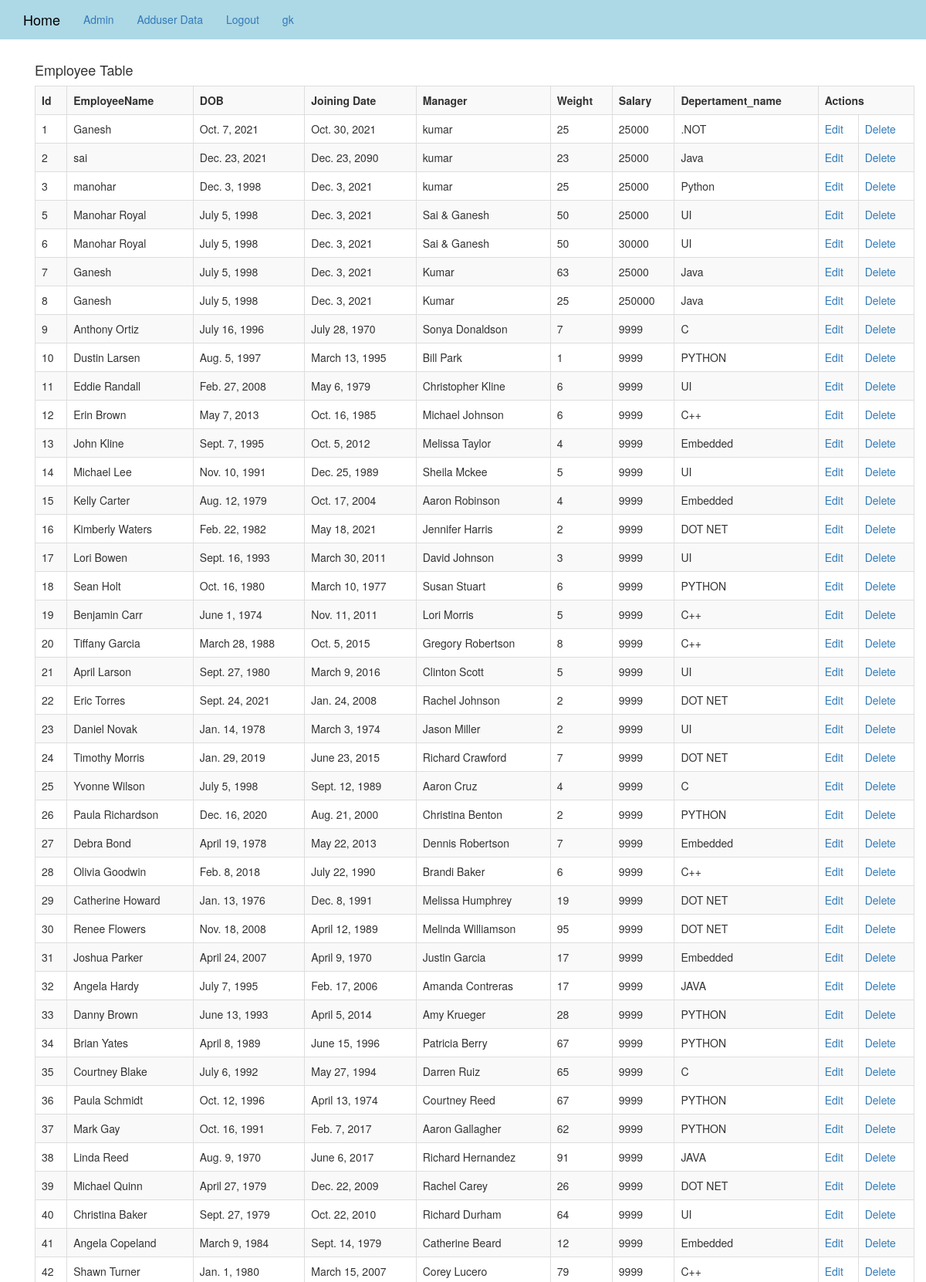
Screenshot of /list/ (signed in, upper part) with the database file from the repository.
### layout/models.py (models this page shows, shortened)
class Employee(models.Model):
    employee_name=models.CharField(max_length=250)
    dob=models.DateField()
    joining_date=models.DateField()
    manager=models.CharField(max_length=250)
    weight=models.IntegerField()
    salary=models.BigIntegerField()
    department=models.ForeignKey(Department,on_delete=models.CASCADE)
    city=models.CharField(max_length=250)

class Department(models.Model):
    department_name=models.CharField(max_length=50)
    def __str__(self):
        return self.department_name

### layout/views.py (the view)
# urls.py: path('list/',views.list,name='list'),
def list(request):
    emp=Employee.objects.all()
    dep=Department.objects.all()
    return render(request,'list.html',{'emp':emp,'dep':dep})

### Templates/list.html (shortened to what this page needs)
<!DOCTYPE html>
{% extends 'index.html' %}
{% block body_block %}
<div class="container">
    <h4 style=""text=-align:cnter;">Employee Table</h4>
    <table class="table table-striped table-bordered table-sm">
        <tr>
            <th>Id</th>
            <th>EmployeeName</th>
            <th>DOB</th>
            <th>Joining Date</th>
            <th>Manager</th>
            <th>Weight</th>
            <th>Salary</th>
            <th>Depertament_name</th>
            <th colspan="2">Actions</th>
        </tr>
        {% for i in emp %}
        <tr>
            <td>{{i.id}}</td>
            <td>{{i.employee_name}}</td>
            <td>{{i.dob}}</td>
            <td>{{i.joining_date}}</td>
            <td>{{i.manager}}</td>
            <td>{{i.weight}}</td>
            <td>{{i.salary}}</td>
            <td>{{i.department}}</td>
            <td><a href="{% url 'edit' i.id %}" >Edit</a></td>
            <td><a href="{% url 'delete' i.id %}">Delete</a></td>
        </tr>
        {% endfor %}
    </table>
</div>
{% endblock %}

### Templates/index.html (shortened to what this page needs)
{% load static %}
<!DOCTYPE html>
<html lang="en">
<head>
  <link rel="stylesheet" href="https://maxcdn.bootstrapcdn.com/bootstrap/3.3.7/css/bootstrap.min.css" />
  <link rel="stylesheet" href="https://cdnjs.cloudflare.com/ajax/libs/font-awesome/4.7.0/css/font-awesome.min.css">
    <link rel="stylesheet" href="https://stackpath.bootstrapcdn.com/bootstrap/3.4.1/css/bootstrap.min.css">
</head>
<body>
<nav class="navbar  navbar-custom navbar-static-top"  >
    <div class="container">
        <ul class="nav navbar-nav">
            <li><a class="navbar-brand" href="{% url 'main' %}">Home</a> </li>
            <li><a class="navbar-link"  href="{% url 'admin:index' %}">Admin</a></li>
            {% if user.is_authenticated %}
            <li><a class="navbar-link"  href="{% url 'adduser' %}">Adduser Data</a></li>
            {% endif %}
            {% if user.is_authenticated %}
            <li><a class="navabar-link" href="{% url 'user_logout' %}">Logout</a> </li>
            <li><a class="navbar-text-right"  href="{% url 'main' %}">{{user.username}}</a></li>
            {% else %}
             <li><a class="navbar-link"  href="{% url 'register' %}">Register</a></li>
            <li><a class="navbar-link" href="{% url 'login' %}">Login</a> </li>
            {% endif %}
        </ul>
    </div>
</nav>
<div class="container">
{% block body_block %}
{% endblock %}
</div>
</body>
</html>

### Templates/index.html (style rules this page uses)
.navbar-custom { background-color: lightblue; }
.navbar-custom .navbar-brand, .navbar-custom .navbar-text { color:black; }

### rows the page displays
Employee: id "1", employee_name "Ganesh", dob "Oct. 7, 2021", joining_date "Oct. 30, 2021", manager "kumar", weight "25", salary "25000", department ".NOT"
Employee: id "2", employee_name "sai", dob "Dec. 23, 2021", joining_date "Dec. 23, 2090", manager "kumar", weight "23", salary "25000", department "Java"
Employee: id "3", employee_name "manohar", dob "Dec. 3, 1998", joining_date "Dec. 3, 2021", manager "kumar", weight "25", salary "25000", department "Python"
Employee: id "5", employee_name "Manohar Royal", dob "July 5, 1998", joining_date "Dec. 3, 2021", manager "Sai & Ganesh", weight "50", salary "25000", department "UI"
Employee: id "6", employee_name "Manohar Royal", dob "July 5, 1998", joining_date "Dec. 3, 2021", manager "Sai & Ganesh", weight "50", salary "30000", department "UI"
Employee: id "7", employee_name "Ganesh", dob "July 5, 1998", joining_date "Dec. 3, 2021", manager "Kumar", weight "63", salary "25000", department "Java"
Employee: id "8", employee_name "Ganesh", dob "July 5, 1998", joining_date "Dec. 3, 2021", manager "Kumar", weight "25", salary "250000", department "Java"
Employee: id "9", employee_name "Anthony Ortiz", dob "July 16, 1996", joining_date "July 28, 1970", manager "Sonya Donaldson", weight "7", salary "9999", department "C"
Employee: id "10", employee_name "Dustin Larsen", dob "Aug. 5, 1997", joining_date "March 13, 1995", manager "Bill Park", weight "1", salary "9999", department "PYTHON"
Employee: id "11", employee_name "Eddie Randall", dob "Feb. 27, 2008", joining_date "May 6, 1979", manager "Christopher Kline", weight "6", salary "9999", department "UI"
Employee: id "12", employee_name "Erin Brown", dob "May 7, 2013", joining_date "Oct. 16, 1985", manager "Michael Johnson", weight "6", salary "9999", department "C++"
Employee: id "13", employee_name "John Kline", dob "Sept. 7, 1995", joining_date "Oct. 5, 2012", manager "Melissa Taylor", weight "4", salary "9999", department "Embedded"
Employee: id "14", employee_name "Michael Lee", dob "Nov. 10, 1991", joining_date "Dec. 25, 1989", manager "Sheila Mckee", weight "5", salary "9999", department "UI"
Employee: id "15", employee_name "Kelly Carter", dob "Aug. 12, 1979", joining_date "Oct. 17, 2004", manager "Aaron Robinson", weight "4", salary "9999", department "Embedded"
Employee: id "16", employee_name "Kimberly Waters", dob "Feb. 22, 1982", joining_date "May 18, 2021", manager "Jennifer Harris", weight "2", salary "9999", department "DOT NET"
Employee: id "17", employee_name "Lori Bowen", dob "Sept. 16, 1993", joining_date "March 30, 2011", manager "David Johnson", weight "3", salary "9999", department "UI"
Employee: id "18", employee_name "Sean Holt", dob "Oct. 16, 1980", joining_date "March 10, 1977", manager "Susan Stuart", weight "6", salary "9999", department "PYTHON"
Employee: id "19", employee_name "Benjamin Carr", dob "June 1, 1974", joining_date "Nov. 11, 2011", manager "Lori Morris", weight "5", salary "9999", department "C++"
Employee: id "20", employee_name "Tiffany Garcia", dob "March 28, 1988", joining_date "Oct. 5, 2015", manager "Gregory Robertson", weight "8", salary "9999", department "C++"
Employee: id "21", employee_name "April Larson", dob "Sept. 27, 1980", joining_date "March 9, 2016", manager "Clinton Scott", weight "5", salary "9999", department "UI"
Employee: id "22", employee_name "Eric Torres", dob "Sept. 24, 2021", joining_date "Jan. 24, 2008", manager "Rachel Johnson", weight "2", salary "9999", department "DOT NET"
Employee: id "23", employee_name "Daniel Novak", dob "Jan. 14, 1978", joining_date "March 3, 1974", manager "Jason Miller", weight "2", salary "9999", department "UI"
Employee: id "24", employee_name "Timothy Morris", dob "Jan. 29, 2019", joining_date "June 23, 2015", manager "Richard Crawford", weight "7", salary "9999", department "DOT NET"
Employee: id "25", employee_name "Yvonne Wilson", dob "July 5, 1998", joining_date "Sept. 12, 1989", manager "Aaron Cruz", weight "4", salary "9999", department "C"
Employee: id "26", employee_name "Paula Richardson", dob "Dec. 16, 2020", joining_date "Aug. 21, 2000", manager "Christina Benton", weight "2", salary "9999", department "PYTHON"
Employee: id "27", employee_name "Debra Bond", dob "April 19, 1978", joining_date "May 22, 2013", manager "Dennis Robertson", weight "7", salary "9999", department "Embedded"
Employee: id "28", employee_name "Olivia Goodwin", dob "Feb. 8, 2018", joining_date "July 22, 1990", manager "Brandi Baker", weight "6", salary "9999", department "C++"
Employee: id "29", employee_name "Catherine Howard", dob "Jan. 13, 1976", joining_date "Dec. 8, 1991", manager "Melissa Humphrey", weight "19", salary "9999", department "DOT NET"
Employee: id "30", employee_name "Renee Flowers", dob "Nov. 18, 2008", joining_date "April 12, 1989", manager "Melinda Williamson", weight "95", salary "9999", department "DOT NET"
Employee: id "31", employee_name "Joshua Parker", dob "April 24, 2007", joining_date "April 9, 1970", manager "Justin Garcia", weight "17", salary "9999", department "Embedded"
Employee: id "32", employee_name "Angela Hardy", dob "July 7, 1995", joining_date "Feb. 17, 2006", manager "Amanda Contreras", weight "17", salary "9999", department "JAVA"
Employee: id "33", employee_name "Danny Brown", dob "June 13, 1993", joining_date "April 5, 2014", manager "Amy Krueger", weight "28", salary "9999", department "PYTHON"
Employee: id "34", employee_name "Brian Yates", dob "April 8, 1989", joining_date "June 15, 1996", manager "Patricia Berry", weight "67", salary "9999", department "PYTHON"
Employee: id "35", employee_name "Courtney Blake", dob "July 6, 1992", joining_date "May 27, 1994", manager "Darren Ruiz", weight "65", salary "9999", department "C"
Employee: id "36", employee_name "Paula Schmidt", dob "Oct. 12, 1996", joining_date "April 13, 1974", manager "Courtney Reed", weight "67", salary "9999", department "PYTHON"
Employee: id "37", employee_name "Mark Gay", dob "Oct. 16, 1991", joining_date "Feb. 7, 2017", manager "Aaron Gallagher", weight "62", salary "9999", department "PYTHON"
Employee: id "38", employee_name "Linda Reed", dob "Aug. 9, 1970", joining_date "June 6, 2017", manager "Richard Hernandez", weight "91", salary "9999", department "JAVA"
Employee: id "39", employee_name "Michael Quinn", dob "April 27, 1979", joining_date "Dec. 22, 2009", manager "Rachel Carey", weight "26", salary "9999", department "DOT NET"
Employee: id "40", employee_name "Christina Baker", dob "Sept. 27, 1979", joining_date "Oct. 22, 2010", manager "Richard Durham", weight "64", salary "9999", department "UI"
Employee: id "41", employee_name "Angela Copeland", dob "March 9, 1984", joining_date "Sept. 14, 1979", manager "Catherine Beard", weight "12", salary "9999", department "Embedded"
Employee: id "42", employee_name "Shawn Turner", dob "Jan. 1, 1980", joining_date "March 15, 2007", manager "Corey Lucero", weight "79", salary "9999", department "C++"

### other values shown
{{ user.username }} "gk"
